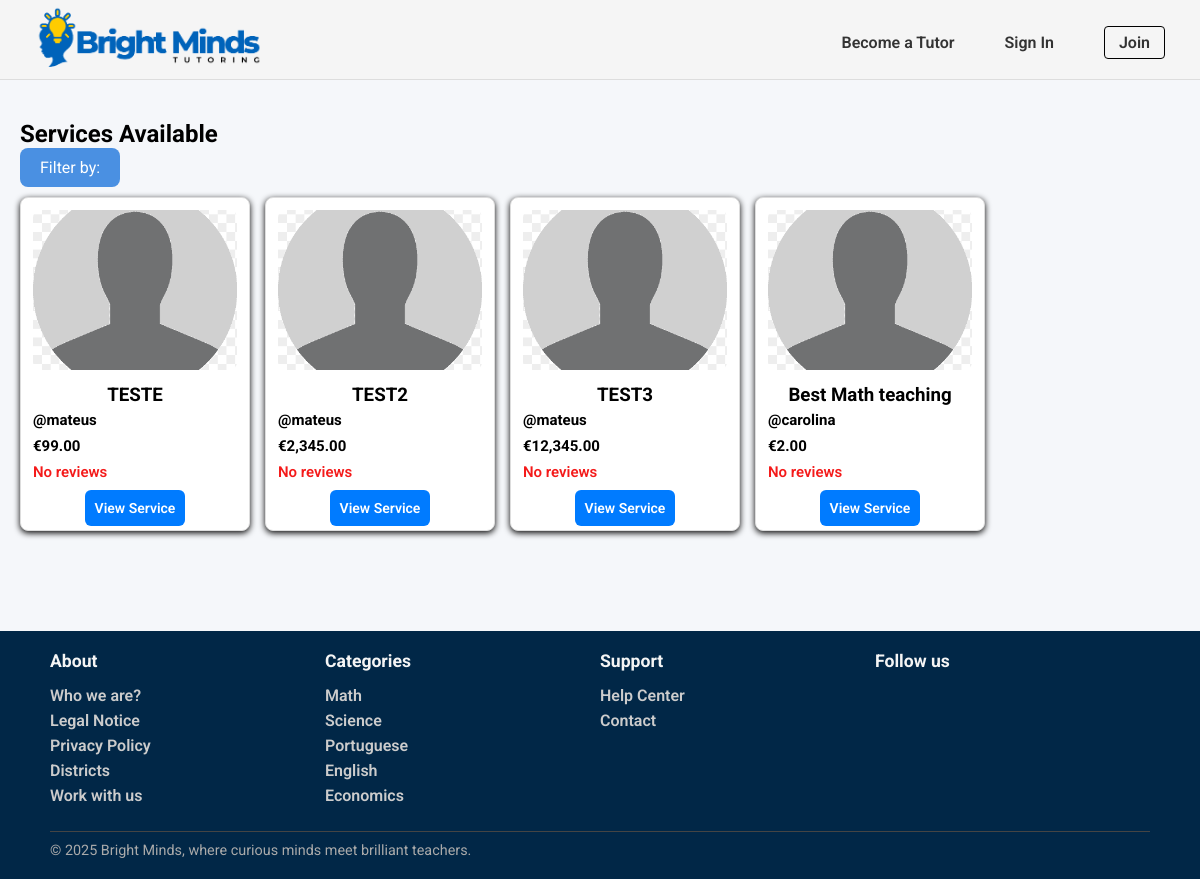
Page /pages/services_list.php on the committed database.
### tables this page shows
CREATE TABLE Service(
    service_id INTEGER PRIMARY KEY,
    freelancer_id INTEGER NOT NULL,
    title TEXT NOT NULL,
    category_name TEXT NOT NULL,
    description TEXT NOT NULL,
    duracao INTEGER NOT NULL,
    price REAL NOT NULL,
    service_type TEXT CHECK(service_type IN ('individual presencial', 'grupo presencial', 'individual online','grupo online', 'revisão trabalhos')) NOT NULL,
    num_sessoes INTEGER NOT NULL,
    status TEXT CHECK(status IN ('ativo', 'inativo')) DEFAULT 'ativo',
    max_students INTEGER,
    FOREIGN KEY (freelancer_id) REFERENCES Freelancers(freelancer_id) ON UPDATE CASCADE ON DELETE CASCADE,
    FOREIGN KEY (category_name) REFERENCES Category(category_name) ON UPDATE CASCADE ON DELETE RESTRICT
);

CREATE TABLE User (
    user_id INTEGER PRIMARY KEY,
    username TEXT UNIQUE NOT NULL,
    name TEXT NOT NULL,
    birth_date DATE,
    email TEXT UNIQUE NOT NULL,
    password TEXT NOT NULL,
    usertype TEXT CHECK(usertype IN ('student', 'tutor', 'admin')) NOT NULL,
    address TEXT,
    postal_code TEXT,
    city TEXT,
    registration_date DATE NOT NULL,
    profile_image TEXT
);

CREATE TABLE Category(
    category_name TEXT PRIMARY KEY
);

### pages/services_list.php (called while the page is built)
<?php
    require_once(__DIR__. '/../templates/common.tpl.php');
    require_once(__DIR__.'/../database/connection.db.php');
    require_once(__DIR__.'/../database/service.class.php');
    require_once(__DIR__.'/../database/categories.php');
    require_once(__DIR__. '/../templates/services.tpl.php');
    $session = new Session();
    $db = getDatabaseConnection();
    $categories = getAllCategories($db);
    $category = $_GET['category']?? null;
    $service = $_GET['service_type'] ?? null;
    $min_price = (!empty($_GET['min_price'])) ? floatval($_GET['min_price']) : null;
    $max_price = (!empty($_GET['max_price'])) ? floatval($_GET['max_price']) : null;
    $min_rating = (!empty($_GET['min_rating'])) ? floatval($_GET['min_rating']) : null;
    $max_rating = (!empty($_GET['max_rating'])) ? floatval($_GET['max_rating']) : null;
    $services = getServices($db,$category,$service,$min_price,$max_price,$min_rating,$max_rating);
    drawHeader($session);
    drawServices($services,$category,$service);
    drawFooter($categories);
    ?>

### utils/session.php (called while the page is built, shortened)
<?php
  class Session {
    public function isLoggedIn() : bool {
      return isset($_SESSION['id']);
    }
  }
?>

### database/service.class.php (called while the page is built, shortened)
<?php
function getServices(PDO $db, ?string $category, ?string $service_type, ?float $min_price, ?float $max_price,?int $min_rating, ?int $max_rating): array {
    $query = '
        SELECT s.service_id, s.title, s.price, s.service_type,
               u.name AS freelancer_name, u.user_id,
               (SELECT AVG(r.rating) FROM Review r
                JOIN Booking b ON r.booking_id = b.booking_id
                WHERE b.service_id = s.service_id) AS avg_rating
        FROM Service s
        JOIN Freelancer f ON s.freelancer_id = f.freelancer_id
        JOIN User u ON f.freelancer_id = u.user_id
        WHERE s.status = "ativo"
        ';
    $params = [];
    $stmt = $db->prepare($query);
    $stmt->execute($params);
    $services = [];
    while ($row = $stmt->fetch(PDO::FETCH_ASSOC)) {
        $user = User::getUserbyId($db, intval($row['user_id']));
        $profileImage = $user->getPhoto();
        $row['profile_image'] = $profileImage;
        $services[] = $row;
    }
    return $services;
}
?>

### database/categories.php (called while the page is built, shortened)
<?php
  function getAllCategories(PDO $db) {
    $stmt = $db->prepare('SELECT category_name
                          FROM Category');
    $stmt->execute();
    return $stmt->fetchAll();
  }
?>

### templates/services.tpl.php (the view, shortened to what this page needs)
<?php function drawServices(array $services, ?string $category, ?string $service_type){ ?>
    <section id="services">
      <h2>Services Available</h2>
      <form method="GET" action="services_list.php" class="filter-dropdown">
          <button type = "button" class = "filter-button" onclick= "toggleDropdown()" >
            <span>Filter by:</span>
          </button>
      </form>
        <div class="services-button">
            <?php foreach ($services as $service) {
              $profileImage = $service['profile_image'];
            ?>
                <div class="service-card">
                    <div class="service-img-container">
                      <img class="profile-photo" src="<?= htmlspecialchars($profileImage) ?>" alt="Freelancer profile photo">
                    </div>
                    <div class="service-details">
                        <p class="service-name"><h3><?= htmlspecialchars($service['title']) ?><h3>
                        <p class="service-description"><?= htmlspecialchars($service['description']) ?>
                        <p class="freelancer-name">@<?= htmlspecialchars($service['freelancer_name']) ?></p>
                        <p class="price">€<?= number_format($service['price'], 2) ?></p>
                        <p class="rating">
                            <?php
                            $avg = round($service['avg_rating'], 1);
                            if ($avg) {
                                echo $avg . " ★";
                            } else {
                                echo "No reviews";
                            }
                            ?>
                        </p>
                        <a href="service_detail.php?id=<?= $service['service_id'] ?>" class="view-service-btn">View Service</a>
                    </div>
                </div>
            <?php } ?>
        </div>
    </section>
<?php } ?>

### templates/common.tpl.php (shortened to what this page needs)
<?php
    require_once(__DIR__. '/../utils/session.php');
?>
<?php function drawHeader(Session $session){ ?>
    <!DOCTYPE html>
    <html>
        <head>
            <link rel="stylesheet" href="../css/style.css">
            <link rel="stylesheet" href="../css/profile.css">
            <link rel="stylesheet" href="../css/services.css">
            <link rel="stylesheet" href="../css/service_detail.css">
            <link rel="stylesheet" href="../css/admin.css">
            <link rel="stylesheet" href="../css/services_manage.css">
            <link rel="stylesheet" href="../css/client_booking.css">
        </head>
        <body>
            <header>
                <nav>
                    <a href="../pages/index.php"><img id="logo" src="../docs/BrightMinds_logo.png" alt="BrightMinds Logo"></a>
                    <?php
                        if($session->isLoggedIn()) drawUserNav($session);
                        else drawVisitorNav();
                    ?>
                </nav>
            </header>
            <main>
<?php } ?>
<?php function drawVisitorNav() { ?>
    <ul class="visitor-nav-links">
        <li><a href="../pages/sign_up.php">Become a Tutor</a></li>
        <li><a href="../pages/login.php">Sign In</a></li>
        <li><a href="../pages/sign_up.php" class="join-btn">Join</a></li>
    </ul>
<?php } ?>
<?php function drawFooter(array $categories){ ?>
            </main>
            <footer>
                <div class="footer-content">
                    <section class="footer-column">
                        <h3>About</h3>
                        <ul>
                            <li><a href="">Who we are?</a></li>
                            <li><a href="">Legal Notice</a></li>
                            <li><a href="">Privacy Policy</a></li>
                            <li><a href="">Districts</a></li>
                            <li><a href="">Work with us</a></li>
                        </ul>
                    </section>
                    <section class="footer-column">
                        <h3>Categories</h3>
                        <ul>
                            <?php foreach($categories as $category){ ?>
                                <li>
                                    <a href=""><?=$category['category_name']?>
                                    </a>
                                </li>
                            <?php } ?>
                        </ul>
                    </section>
                    <section class="footer-column">
                        <h3>Support</h3>
                        <ul>
                            <li><a href="#">Help Center</a></li>
                            <li><a href="#">Contact</a></li>
                        </ul>
                    </section>
                    <section class="footer-column">
                        <h3>Follow us</h3>
                    </section>
                    <div class="footer-bottom">
                        <hr>
                        <p>© 2025 Bright Minds, where curious minds meet brilliant teachers.</p>
                    </div>
                </div>
            </footer>
        </body>
    </html>
<?php } ?>

### css/style.css (style rules this page uses)
* { font-family: "Roboto"; margin:0; padding:0; box-sizing: border-box; }
body { background-color: #f5f7fa; }
header { font-family: "Roboto"; font-style: normal; background-color: whitesmoke; border-bottom: 1px solid #ddd; height: 80px; width: 100%; position: fixed; top:0; left:0; }
nav { display: flex; align-items: center; justify-content: space-between; padding: 5px 35px; }
.visitor-nav-links { list-style: none; display: flex; align-items: center; gap: 50px; }
#logo { height:70px; width: auto; }
a { text-decoration:none; }
.visitor-nav-links li a, .user-nav a { color: #333; font-weight: 600; font-size: 16px; }
.join-btn { padding: 6px 14px; border: 1px solid #000; border-radius: 4px; background-color: transparent; font-weight: bold; cursor: pointer; }
footer { font-family: "Roboto", sans-serif; background-color: #012747; color: #fff; padding: 20px 50px; }
.footer-content { display:grid; grid-template-columns: repeat(4, 1fr); grid-template-rows: auto auto; row-gap: 20px; }
.footer-bottom { grid-column: 1 / -1; }
.footer-column h3 { font-size: 1.1rem; margin-bottom: 15px; color: #f5f5f5; }
.footer-column ul { list-style: none; }
.footer-column ul li { margin-bottom: 6px; }
.footer-column ul li a { text-decoration: none; color: #ccc; }
.footer-bottom { text-align: start; font-size: 0.9rem; color: #aaa; }
.footer-bottom hr { border: none; border-top: 1px solid #444; margin-bottom: 10px; }

### css/profile.css (style rules this page uses)
* { font-family: "Roboto"; margin:0; padding:0; box-sizing: border-box; }

### css/services.css (style rules this page uses)
#services { margin-top: 100px; margin-bottom: 80px; padding: 20px; }
.services-button { display: flex; flex-wrap: wrap; justify-content: flex-start; gap: 15px; }
.service-card { border: 1px solid #ddd; border-radius: 8px; width: 230px; padding: 12px; background: white; box-shadow: 0 2px 6px rgba(0, 0, 0, 0.986); text-align: center; display: flex; flex-direction: column; margin-top: 10px; }
.profile-photo { width: 100%; height: 160px; object-fit: cover; border-radius: 8px; margin-bottom: 10px; }
.freelancer-name { font-weight: bold; color: #000000; margin: 5px 0; text-align: left; font-size: 15px; }
.price { color: #000000; font-weight: bold; font-size: 15px; margin: 8px 0; text-align: left; }
.rating { color: #f41a1a; font-weight: 600; font-size: 15px; text-align: left; margin-bottom: 15px; }
.view-service-btn { background-color: #007bff; color: white; font-size: 14px; padding: 10px; border: none; border-radius: 6px; cursor: pointer; transition: background-color 0.3s ease; width: 100%; margin-top: 30px; }
.filter-button { background-color: #4A90E2; color: white; padding: 10px 20px; margin-top:1; border: none; border-radius: 8px; font-size: 16px; cursor: pointer; }
.filter-dropdown { position: relative; display: inline-block; }

### css/services_manage.css (style rules this page uses)
a { color: #0066cc; text-decoration: none; }

### css/client_booking.css (style rules this page uses)
a { color: #0066cc; text-decoration: none; font-weight: 600; }

### rows in the picture
service: title "TESTE", user.name "mateus", price "99.00"
service: title "TEST2", user.name "mateus", price "2,345.00"
service: title "TEST3", user.name "mateus", price "12,345.00"
service: title "Best Math teaching", user.name "carolina", price "2.00"
category: category_name "Math"
category: category_name "Science"
category: category_name "Portuguese"
category: category_name "English"
category: category_name "Economics"
